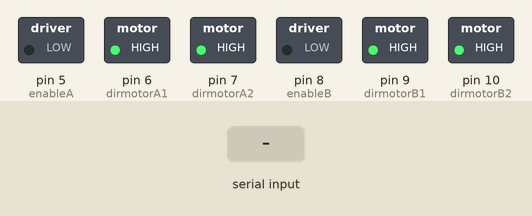
Recording of a sketch running on a simulated Arduino Uno, built with avr-gcc and run on an emulated ATmega328P. Parts: switched loads named in the sketch (green lamp = pin HIGH). Inputs (shaded band) come from the test bench.

Above: at 1.2 s.
1.3 s: "a" received over Serial
At 2.5 s:
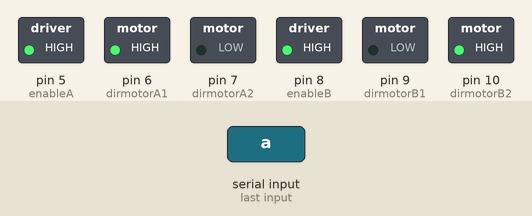
2.8 s: "e" received over Serial
At 3.8 s:
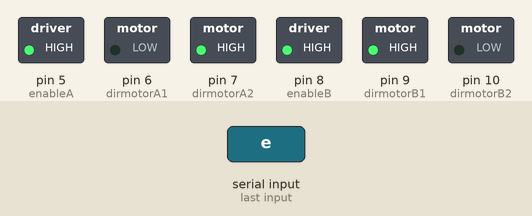
4.3 s: "b" received over Serial
At 4.9 s:
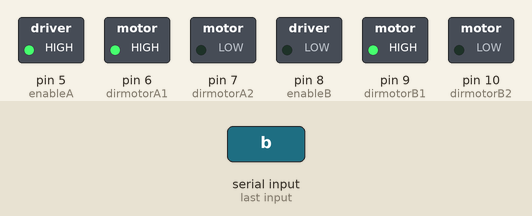
5.8 s: "d" received over Serial
At 6.1 s:
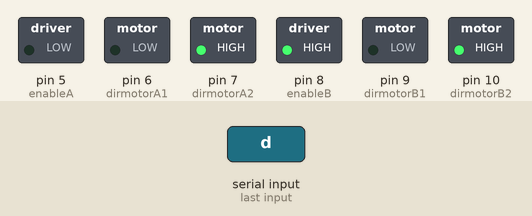
7.3 s: "c" received over Serial
At 8.4 s:
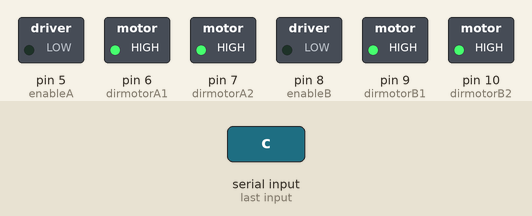
Timing chart, 0 to 9.8 s (numbered marks = the images above; inputs shaded):
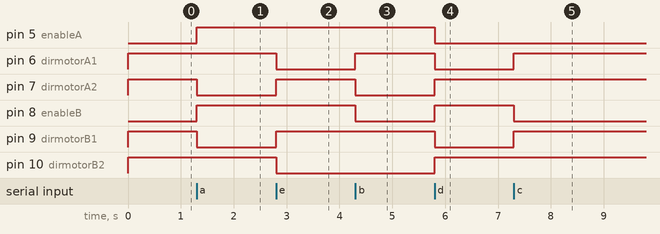

The sketch:

Controlremotobarco.ino
```cpp
char val;
int enableA = 5; //velocidad motor A
int dirmotorA1 = 6; // direccion motor a
int dirmotorA2= 7;  // direccion motor a
int enableB = 8; //velocidad motor B
int dirmotorB1 = 9; // direccion motor b
int dirmotorB2= 10; // direccion motor b
int velocidad = 255;
//Métodos para el control adelante, atras, derecha
// izquierda y stop
void adelante(){
digitalWrite (dirmotorA1,HIGH);// gira motor A derecha
digitalWrite (dirmotorA2,LOW);
analogWrite (enableA, velocidad);
digitalWrite (dirmotorB1,LOW);// gira motor B izquierda
digitalWrite (dirmotorB2,HIGH);
analogWrite (enableB, velocidad);
}
void atras(){
digitalWrite (dirmotorA1,LOW);// gira motor A izquierda
digitalWrite (dirmotorA2,HIGH);
analogWrite (enableA, velocidad);
digitalWrite (dirmotorB1,HIGH);// gira motor B derecha
digitalWrite (dirmotorB2,LOW);
analogWrite (enableB, velocidad);
}
void izquierda(){
digitalWrite (dirmotorA1,HIGH);// gira motor A derecha
digitalWrite (dirmotorA2,LOW);
analogWrite (enableA, velocidad);
digitalWrite (dirmotorB1,HIGH);// gira motor B derecha
digitalWrite (dirmotorB2,LOW);
 analogWrite (enableB, 0);
}
void derecha(){
digitalWrite (dirmotorA1,LOW);// gira motor A izquierda
digitalWrite (dirmotorA2,HIGH);
analogWrite (enableA, 0);
digitalWrite (dirmotorB1,LOW);// gira motor B izquierda
digitalWrite (dirmotorB2,HIGH);
analogWrite (enableB,velocidad);
}
void paro(){
digitalWrite (dirmotorA1,HIGH);// para motor A
digitalWrite (dirmotorA2,HIGH);
analogWrite (enableA, 0);
digitalWrite (dirmotorB1,HIGH);// para motor B
digitalWrite (dirmotorB2,HIGH);
analogWrite (enableB, 0);
}
// comenzamos parando los motores
void setup(){
int i;
for(i=5;i<11;i++){
           pinMode(i, OUTPUT); //poner pin 5,6,7,8,9,10,11 de salida
}
Serial.begin(9600);
paro();
}
// Y el bucle principal
void loop() {
if( Serial.available() ) {
        val = Serial.read();
}
switch (val) {
case 'c':
  paro();
  break;
case 'a':
  adelante();
  break;
case 'e':
  atras();
  break;
case 'b':
  izquierda();
  break;
case 'd':
  derecha();
  break;
}
}
```

Measured:
- after the input at 1.3 s, pin 5 (enableA), pin 8 (enableB): LOW → HIGH at once; pin 7 (dirmotorA2), pin 9 (dirmotorB1): HIGH → LOW at once
- after the input at 2.8 s, pin 6 (dirmotorA1), pin 10 (dirmotorB2): HIGH → LOW at once; pin 7 (dirmotorA2), pin 9 (dirmotorB1): LOW → HIGH at once
- after the input at 4.3 s, pin 6 (dirmotorA1): LOW → HIGH at once; pin 7 (dirmotorA2), pin 8 (enableB): HIGH → LOW at once
- after the input at 5.8 s, pin 5 (enableA), pin 6 (dirmotorA1), pin 9 (dirmotorB1): HIGH → LOW at once; pin 7 (dirmotorA2), pin 8 (enableB), pin 10 (dirmotorB2): LOW → HIGH at once
- after the input at 7.3 s, pin 6 (dirmotorA1), pin 9 (dirmotorB1): LOW → HIGH at once; pin 8 (enableB): HIGH → LOW at once
